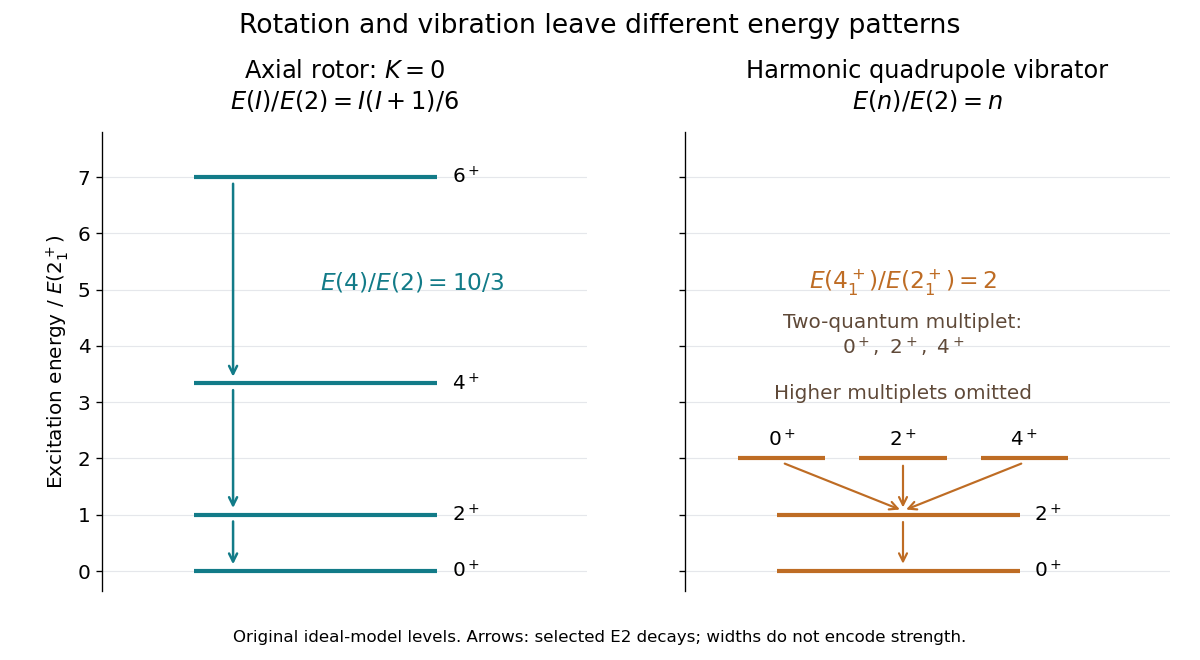

The script that drew this image:
"""Chosen ideal bands, not measured data; tested with Python 3.14.

Uses NumPy 2.3.5 and Matplotlib 3.10.7. Run from _media to emit the PNG.
Both models are normalized to the same first 2+ excitation energy.
"""

from pathlib import Path

import matplotlib.pyplot as plt
import numpy as np


def main():
    plt.rcParams.update({"font.size": 12, "figure.facecolor": "white"})
    fig, axes = plt.subplots(1, 2, figsize=(10, 5.5), dpi=120, sharey=True)
    rotor, vibrator = axes
    for ax in axes:
        ax.set(xlim=(0, 1), ylim=(-0.35, 7.8), xticks=[])
        ax.spines[["top", "right", "bottom"]].set_visible(False)
        ax.grid(axis="y", color="#e5e7eb", lw=0.7)
        ax.set_yticks(np.arange(0, 8))
    rotor.set_ylabel(r"Excitation energy / $E(2_1^+)$")
    rotor.set_title(r"Axial rotor: $K=0$" + "\n" + r"$E(I)/E(2)=I(I+1)/6$", pad=14)
    vibrator.set_title("Harmonic quadrupole vibrator\n" + r"$E(n)/E(2)=n$", pad=14)
    spins = np.array([0, 2, 4, 6])
    energies = spins * (spins + 1) / 6
    for spin, energy in zip(spins, energies):
        rotor.hlines(energy, 0.19, 0.69, color="#127b88", lw=2.5)
        rotor.text(0.72, energy, f"{spin}" + r"$^+$", va="center")
    for low, high in zip(energies[:-1], energies[1:]):
        rotor.annotate("", xy=(0.27, low + 0.06), xytext=(0.27, high - 0.06),
                       arrowprops={"arrowstyle": "->", "lw": 1.5, "color": "#127b88"})
    vibrator.hlines(0, 0.19, 0.69, color="#be6c24", lw=2.5)
    vibrator.text(0.72, 0, r"$0^+$", va="center")
    vibrator.hlines(1, 0.19, 0.69, color="#be6c24", lw=2.5)
    vibrator.text(0.72, 1, r"$2^+$", va="center")
    for x, spin in zip([0.20, 0.45, 0.70], [0, 2, 4]):
        vibrator.hlines(2, x - 0.09, x + 0.09, color="#be6c24", lw=2.5)
        vibrator.text(x, 2.15, f"{spin}" + r"$^+$", ha="center", va="bottom")
        vibrator.annotate("", xy=(0.45, 1.07), xytext=(x, 1.93),
                          arrowprops={"arrowstyle": "->", "lw": 1.3, "color": "#be6c24"})
    vibrator.annotate("", xy=(0.45, 0.07), xytext=(0.45, 0.93),
                      arrowprops={"arrowstyle": "->", "lw": 1.3, "color": "#be6c24"})
    vibrator.text(0.45, 3.05, "Two-quantum multiplet:\n" + r"$0^+,\ 2^+,\ 4^+$" +
                   "\n\nHigher multiplets omitted", ha="center", color="#5f4938")
    rotor.text(0.64, 5.0, r"$E(4)/E(2)=10/3$", ha="center", color="#127b88", fontsize=14)
    vibrator.text(0.45, 5.0, r"$E(4_1^+)/E(2_1^+)=2$", ha="center", color="#be6c24", fontsize=14)
    fig.suptitle("Rotation and vibration leave different energy patterns", fontsize=16, y=0.98)
    fig.text(0.5, 0.028, "Original ideal-model levels. Arrows: selected E2 decays; widths do not encode strength.",
             ha="center", fontsize=10)
    fig.subplots_adjust(left=0.085, right=0.975, top=0.80, bottom=0.105, wspace=0.20)
    fig.savefig(Path.cwd() / (Path(__file__).stem + ".png"), facecolor="white",
                transparent=False, dpi=120)
    plt.close(fig)


if __name__ == "__main__":
    main()
